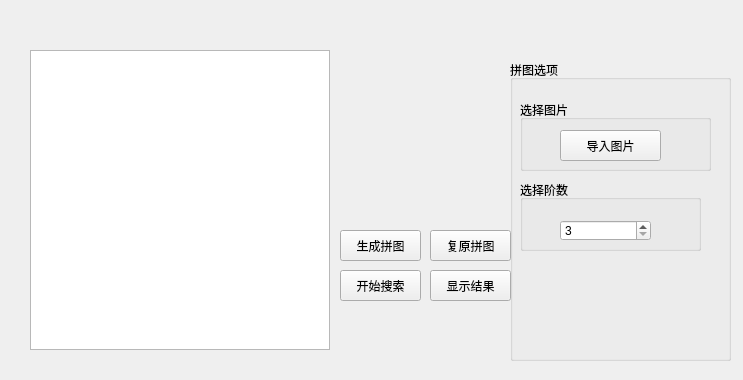
<?xml version="1.0" encoding="UTF-8"?>
<ui version="4.0">
 <class>Ui_MainWindow</class>
 <widget class="QWidget" name="Ui_MainWindow">
  <property name="geometry">
   <rect>
    <x>0</x>
    <y>0</y>
    <width>743</width>
    <height>380</height>
   </rect>
  </property>
  <property name="windowTitle">
   <string>Ui_MainWindow</string>
  </property>
  <widget class="QTableWidget" name="tableWidget">
   <property name="geometry">
    <rect>
     <x>30</x>
     <y>50</y>
     <width>300</width>
     <height>300</height>
    </rect>
   </property>
  </widget>
  <widget class="QGroupBox" name="groupBox">
   <property name="geometry">
    <rect>
     <x>510</x>
     <y>60</y>
     <width>221</width>
     <height>301</height>
    </rect>
   </property>
   <property name="title">
    <string>拼图选项</string>
   </property>
   <widget class="QGroupBox" name="groupBox_selectPic">
    <property name="geometry">
     <rect>
      <x>10</x>
      <y>40</y>
      <width>191</width>
      <height>71</height>
     </rect>
    </property>
    <property name="title">
     <string>选择图片</string>
    </property>
    <widget class="QPushButton" name="pushButton1_LoadImage">
     <property name="geometry">
      <rect>
       <x>40</x>
       <y>30</y>
       <width>101</width>
       <height>31</height>
      </rect>
     </property>
     <property name="text">
      <string>导入图片</string>
     </property>
    </widget>
   </widget>
   <widget class="QGroupBox" name="groupBox_selectJie">
    <property name="geometry">
     <rect>
      <x>10</x>
      <y>120</y>
      <width>181</width>
      <height>71</height>
     </rect>
    </property>
    <property name="title">
     <string>选择阶数</string>
    </property>
    <widget class="QSpinBox" name="spinBox_MapSize">
     <property name="geometry">
      <rect>
       <x>40</x>
       <y>40</y>
       <width>91</width>
       <height>21</height>
      </rect>
     </property>
     <property name="minimum">
      <number>3</number>
     </property>
    </widget>
   </widget>
  </widget>
  <widget class="QPushButton" name="pushButton3_StartSearch">
   <property name="geometry">
    <rect>
     <x>340</x>
     <y>270</y>
     <width>81</width>
     <height>31</height>
    </rect>
   </property>
   <property name="text">
    <string>开始搜索</string>
   </property>
  </widget>
  <widget class="QPushButton" name="pushButton4_ResultShow">
   <property name="geometry">
    <rect>
     <x>430</x>
     <y>270</y>
     <width>81</width>
     <height>31</height>
    </rect>
   </property>
   <property name="text">
    <string>显示结果</string>
   </property>
  </widget>
  <widget class="QPushButton" name="pushButton2_RandomMapCreate">
   <property name="geometry">
    <rect>
     <x>340</x>
     <y>230</y>
     <width>81</width>
     <height>31</height>
    </rect>
   </property>
   <property name="text">
    <string>生成拼图</string>
   </property>
  </widget>
  <widget class="QLabel" name="label_img">
   <property name="geometry">
    <rect>
     <x>360</x>
     <y>60</y>
     <width>120</width>
     <height>120</height>
    </rect>
   </property>
   <property name="text">
    <string/>
   </property>
  </widget>
  <widget class="QPushButton" name="pushButton_Recovery">
   <property name="geometry">
    <rect>
     <x>430</x>
     <y>230</y>
     <width>81</width>
     <height>31</height>
    </rect>
   </property>
   <property name="text">
    <string>复原拼图</string>
   </property>
  </widget>
 </widget>
 <resources/>
 <connections/>
</ui>
